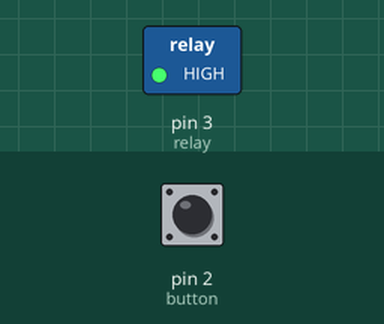
The sketch below on a simulated Arduino Uno, built with avr-gcc and run on an emulated ATmega328P. Parts: switched loads named in the sketch (green lamp = pin HIGH). The inputs (shaded band) are chosen by the test bench; at power-on: pin 2 (button) HIGH.

Above: at 0.1 s.
Timing chart, 0 to 1.6 s (numbered marks = the images above):
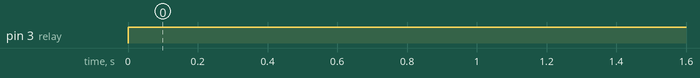

Measured:
- by itself, pin 3 (relay): LOW → HIGH at 0.00 s

The sketch:

solenoid.ino
```cpp
#define button 2
#define relay 3

int buttonstate = 0;


void setup() {
  pinMode(relay,OUTPUT);
  pinMode(button,INPUT_PULLUP);
  // put your setup code here, to run once:

}

void loop() {
buttonstate = digitalRead(button);

if(buttonstate = HIGH){
  digitalWrite(relay,HIGH);

}
   else{
   digitalWrite(relay,LOW);
   }

}
```
